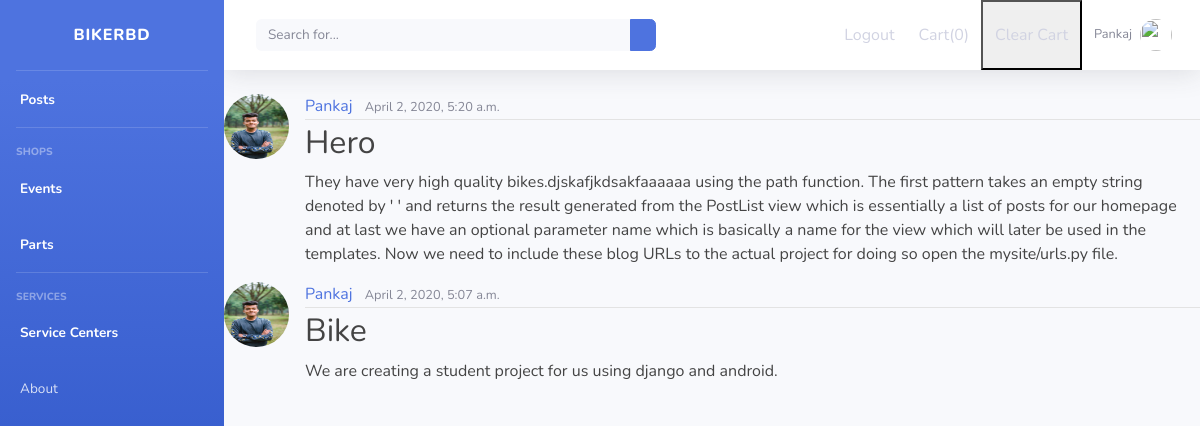
The app's page / (signed in) with its own data.
### blog/models.py (models this page shows, shortened)
class Post(models.Model):
    title = models.CharField(max_length = 100)
    content = models.TextField()
    date = models.DateTimeField(default = timezone.now)
    author = models.ForeignKey(User, on_delete = models.CASCADE)

### users/models.py (models this page shows, shortened)
class Profile(models.Model):
    user = models.OneToOneField(User, on_delete = models.CASCADE)
    bike = models.CharField(max_length=30, default = '')
    image = models.ImageField(upload_to = 'users/images', default="")
    bio = models.CharField(max_length = 200, default = "")

### blog/views.py (the view)
# urls.py: path('', PostListView.as_view(), name = 'home'),
class PostListView(ListView):
    model = Post
    template_name = 'blog/home.html'
    context_object_name = 'posts'
    ordering = ['-date']
    paginate_by = 5

### blog/templates/blog/home.html (shortened to what this page needs)
{% extends "blog/base.html" %}
{% load static%}
{% block content %}
<link rel="stylesheet" type = "text/css" href="{% static 'blog/main.css' %}">
{% for post in posts %}
<article class="media content-section">
    <img src="{{ post.author.profile.image.url }}" class="rounded-circle article-img">
    <div class="media-body">
        <div class="article-metadata">
            <a class="mr-2" href="{% url 'user-posts' post.author.username %}">{{ post.author }}</a>
            <small class="text-muted">{{ post.date }}</small>
        </div>
        <h2><a class="article-title" href="{% url 'post-detail' post.id %}">{{ post.title }}</a></h2>
        <p><a class="article-title" href="#">{{ post.content }}</a></p>
    </div>
</article>
{% endfor %}
{% endblock content %}

### blog/templates/blog/base.html (shortened to what this page needs)
{% load static %}
<!DOCTYPE html>
<html lang="en">
<head>
  <link href="vendor/fontawesome-free/css/all.min.css" rel="stylesheet" type="text/html">
  <link href="{% static 'blog/sb-admin-2.min.css' %}" rel="stylesheet">
</head>
<body id="page-top">
  <div id="wrapper">
    <ul class="navbar-nav bg-gradient-primary sidebar sidebar-dark accordion" id="accordionSidebar">
      <a class="sidebar-brand d-flex align-items-center justify-content-center" href="index.html">
        <div class="sidebar-brand-text mx-3">BikerBD</div>
      </a>
      <hr class="sidebar-divider my-0">
      <li class="nav-item active">
        <a class="nav-link" href="{% url 'home' %}">
          <span>Posts</span></a>
      </li>
      <hr class="sidebar-divider">
      <div class="sidebar-heading">
        Shops
      </div>
      <li class="nav-item active">
        <a class="nav-link" href="{% url 'event' %}">
          <span>Events</span></a>
      </li>
      <li class="nav-item active">
        <a class="nav-link" href="{% url 'shop-home'%}">
          <span>Parts</span></a>
      </li>
      <hr class="sidebar-divider">
      <div class="sidebar-heading">
        Services
      </div>
      <li class="nav-item active">
        <a class="nav-link" href="{% url 'service' %}">
          <span>Service Centers</span></a>
      </li>
      <li class="nav-item">
        <a class="nav-link" href="{% url 'about' %}">
          <span>About</span></a>
      </li>
    </ul>
    <div id="content-wrapper" class="d-flex flex-column">
      <div id="content">
        <nav class="navbar navbar-expand navbar-light bg-white topbar mb-4 static-top shadow">
          <form class="d-none d-sm-inline-block form-inline mr-auto ml-md-3 my-2 my-md-0 mw-100 navbar-search">
            <div class="input-group">
              <input type="text" class="form-control bg-light border-0 small" placeholder="Search for..."
                aria-label="Search" aria-describedby="basic-addon2">
              <div class="input-group-append">
                <button class="btn btn-primary" type="button">
                </button>
              </div>
            </div>
          </form>
          <ul class="navbar-nav ml-auto">
            {% if user.is_authenticated %}
            <li class="nav-item">
              <a class="nav-link" href="{% url 'logout' %}">Logout</a>
            </li>
            {% endif %}
            <li class="nav-item">
              <a class="nav-link" href="{% url 'checkout' %}">Cart(<span id='cart'>0</span>)</a>
            </li>
            <li class="nav-item">
              <button id="clr" class="nav-link clr" href="">Clear Cart</button>
            </li>
            {% if user.is_authenticated %}
              <li class="nav-item dropdown no-arrow">
                <a class="nav-link dropdown-toggle" href="{% url 'profile' %}" id="userDropdown" role="button" data-toggle="dropdown"
                  aria-haspopup="true" aria-expanded="false">
                  <span class="mr-2 d-none d-lg-inline text-gray-600 small">{{ user.username }}</span>
                  <img class="img-profile rounded-circle" src="https://source.unsplash.com/QAB-WJcbgJk/60x60">
                </a>
              </li>
            {% endif %}
          </ul>
        </nav>
        {% block content %}
        {% endblock content %}
      </div>
    </div>
</body>
</html>

### blog/static/blog/main.css (style rules this page uses)
.article-title { color: #444444; }
.article-img { height: 65px; width: 65px; margin-right: 16px; }
.article-metadata { padding-bottom: 1px; margin-bottom: 4px; border-bottom: 1px solid #e3e3e3 }

### records on screen
Post: author.profile.image (picture), author "Pankaj", date "April 2, 2020, 5:20 a.m.", title "Hero", content "They have very high quality bikes.djskafjkdsakfaaaaaa using the path function. The first pattern takes an empty string denoted by ' ' and returns the result generated from the PostList view which is essentially a list of posts for our homepage and at last we have an optional parameter name which is basically a name for the view which will later be used in the templates. Now we need to include these blog URLs to the actual project for doing so open the mysite/urls.py file."
Post: author.profile.image (picture), author "Pankaj", date "April 2, 2020, 5:07 a.m.", title "Bike", content "We are creating a student project for us using django and android."

### other values on screen
{{ user.username }} "Pankaj"
